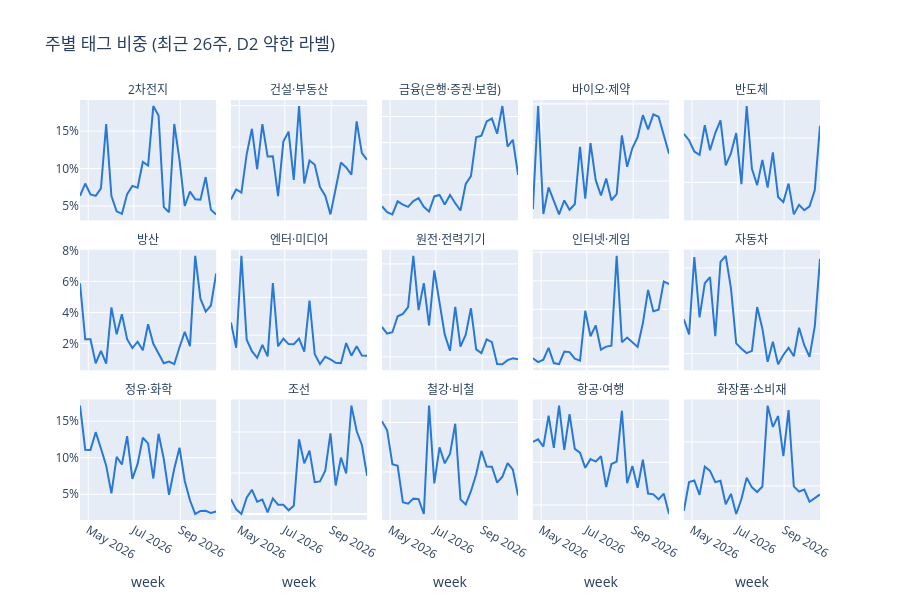

Here is the notebook cell this chart was saved with:
### Markdown cell above
## 4. 주별 태그 언급량 추이
검색 API 특성상 최근 기사 비중이 높다(01 참고). 그래서 절대 건수 대신 **주별 태그 비중**도 같이 본다.

### Code cell
long = weak[["pub_date", "tag_list"]].explode("tag_list")
long["week"] = long.pub_date.dt.to_period("W").dt.start_time
weekly = long.groupby(["week", "tag_list"]).size().unstack(fill_value=0)
weekly = weekly[weekly.index >= weekly.index.max() - pd.Timedelta(weeks=26)]
share = weekly.div(weekly.sum(1), axis=0)
fig = px.line(share.reset_index().melt(id_vars="week", var_name="태그", value_name="비중"),
              x="week", y="비중", facet_col="태그", facet_col_wrap=5, height=600,
              title="주별 태그 비중 (최근 26주, D2 약한 라벨)", color_discrete_sequence=[viz.BLUE])
fig.update_yaxes(matches=None, tickformat=".0%", title=None)
fig.for_each_annotation(lambda a: a.update(text=a.text.split("=")[-1]))
fig.write_html(OUTPUTS / "eda_weekly_share.html")
fig.show()
